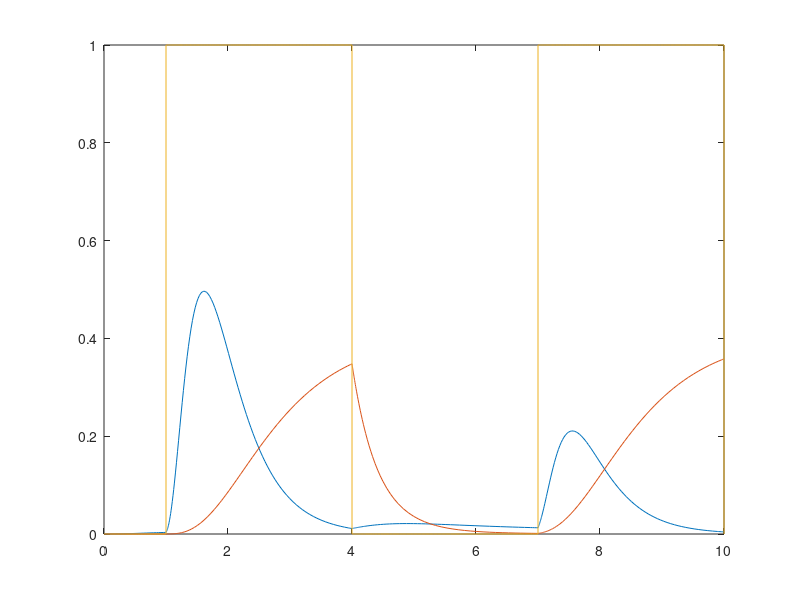

This figure's MATLAB source:

function main
opts = odeset('RelTol', 1e-6, 'AbsTol', 1e-6);
[tout, yout] = ode45(@f, [0, 10], [0; 0], opts);
[tout2, yout2] = ode45(@f2, [0, 10], [0], opts);
%plot(tout, yout.^3.*(ones(size(tout))*[2 1]), tout2, yout2.^3, tout, inp(tout)>-69);
plot(tout, yout(:,1).^3*4, tout2, yout2.^4, tout, inp(tout)>-69);
axis([-inf, inf, 0, 1]);
end

function val = inp(t)
dt1 = 3;
dt2 = 6;
current = ((t < 1+dt1) & (t > 1) | (t < 1+dt1+dt2) & (t > 1+dt2));
val = -70*(1-current) + 0*current;
end

function y=sigmoid(x)
y = 1/(1+exp(-4*x));
end

function yp = f(t, y)
openrate = sigmoid((inp(t)+15)/80);
blockrate = sigmoid((inp(t)+50)/20);

rtc = 0.3;
iatc = 1.2;
diatc = 2.5;
btc = 0.6;

ra = openrate/rtc; %rising time
rb = (1-openrate)/btc;
rc = blockrate/iatc; %inactivation time
rd = (1-blockrate)/diatc; %deinactivation time
yp = [ra*(1-y(1)-y(2))-rb*y(1) + rd*y(2) -  rc*y(1); rc*y(1) - rd*y(2)];
end

function yp = f2(t, y)
openrate = sigmoid((inp(t)+15)/80);

atc = 0.8;
btc = 1.5;

ra = openrate/atc;
rb = (1-openrate)/btc;
yp = [ra*(1-y(1)) - rb*(y(1))];
end